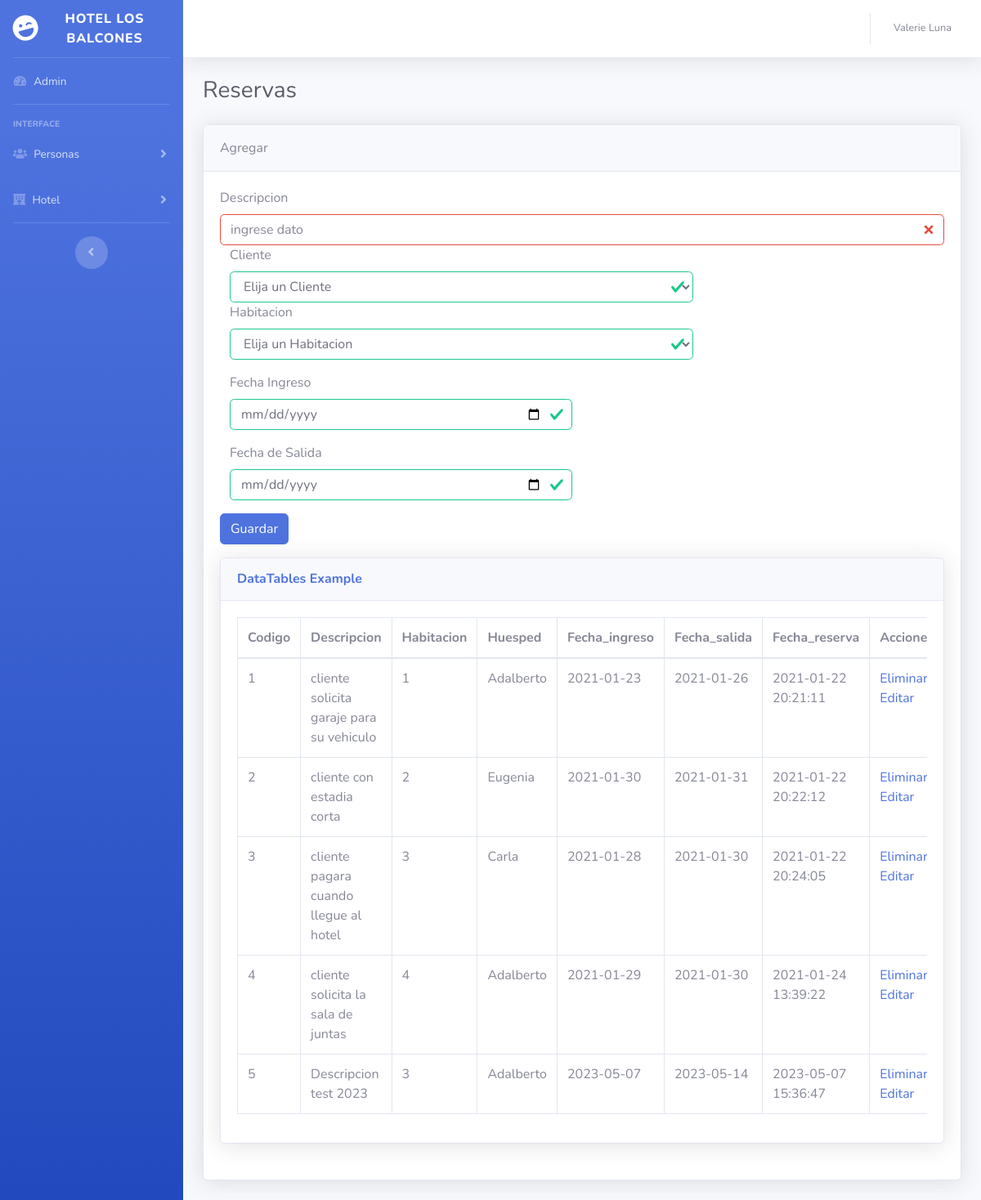
The page /presentacion/reservas.php on the database its author committed.
### tables this page shows
CREATE TABLE `reservas` (
  `id_reserva` int(11) NOT NULL,
  `id_habitacion` int(11) NOT NULL,
  `id_usuario` int(11) NOT NULL,
  `descripcion_reserva` text NOT NULL,
  `fecha_ingreso` date NOT NULL,
  `fecha_salida` date NOT NULL,
  `fecha_reserva` timestamp NOT NULL DEFAULT current_timestamp() ON UPDATE current_timestamp()
);

CREATE TABLE `habitaciones` (
  `id` int(11) NOT NULL,
  `nrohabitacion` int(11) NOT NULL,
  `estado` text DEFAULT NULL,
  `descripcion` text DEFAULT NULL,
  `fecha_h` timestamp NOT NULL DEFAULT current_timestamp() ON UPDATE current_timestamp(),
  `id_categoria` int(11) NOT NULL
);

CREATE TABLE `usuarios` (
  `id_u` int(11) NOT NULL,
  `nombre` text NOT NULL,
  `email` text NOT NULL,
  `ci` int(11) NOT NULL,
  `telefono` int(11) NOT NULL,
  `fecha` timestamp NOT NULL DEFAULT current_timestamp() ON UPDATE current_timestamp()
);

### datos/conexion.php (called while the page is built, shortened)
<?php
 class Conexion{
    private static $instance = null;
    private $pdo;
    private $driver='mysql';
    private $host='sql10.freemysqlhosting.net';
    private $user='sql10617482';
    private $pass='5XmCCvUppG';
    private $dbName='sql10617482';
    private function __construct(){
        try {
            $this->pdo = new PDO("{$this->driver}:host={$this->host};dbname={$this->dbName};",$this->user,$this->pass);
            $this->pdo->setAttribute(PDO::ATTR_ERRMODE,PDO::ERRMODE_EXCEPTION);
        } catch (PDOExceptio $e) {
            echo $e->getMessage();
        }
    }
    public static function getInstance(){
        if (!self::$instance) {
            self::$instance = new Conexion();
        }
        return self::$instance;
    }
    public function getConnection()
    {
      return $this->pdo;
    }
 }

### negocio/NReserva.php (called while the page is built, shortened)
<?php
    include_once('../datos/DReserva.php');
    class NReserva{
        private $reserva;
        public function __construct(){
            $this->reserva = new DReserva();
        }
        public function lista(){
            return $this->reserva->lista();
        }
    }
?>

### datos/DReserva.php (called while the page is built, shortened)
<?php
    include_once('conexion.php');
class DReserva{
    public $pdo;
 public function __construct(){
        $this->pdo = Conexion::getInstance()->getConnection();
   }
    public function lista(){
        try {
            $stm = $this->pdo->prepare("
            SELECT res.id_reserva,res.id_habitacion,res.id_usuario,res.descripcion_reserva,res.fecha_ingreso,res.fecha_salida,res.fecha_reserva,us.id_u,us.nombre,hab.nrohabitacion
            FROM  reservas res
            INNER JOIN usuarios us ON res.id_usuario=us.id_u
            INNER JOIN habitaciones hab ON res.id_habitacion=hab.id
            ORDER BY res.id_reserva
            ");
            $stm->execute(array());
            return $stm->fetchAll(PDO::FETCH_OBJ);
        } catch (PDOException $e) {
            echo $e->getMessage();
        }
    }
}

### presentacion/reservas.php (the view, shortened to what this page needs)
<?php
include_once('includes/header.php');
include_once('../negocio/NReserva.php');
$reservas = new NReserva;
?>
<div class="d-sm-flex align-items-center justify-content-between mb-4">
  <h1 class="h3 mb-0 text-gray-800">Reservas</h1>
</div>
<div class="card shadow mb-4">
  <div class="card-header py-3">
    Agregar
  </div>
  <div class="card-body">
    <form action="../negocio/NReserva.php" class="was-validated" method="POST" enctype="multipart/form-data">
      <div class="form-group">
        <label for="uname">Descripcion</label>
        <input type="text" class="form-control" id="descripcion" placeholder="ingrese dato" name="descripcion" required>
        <div class="form-group">
        <label for="estado" class="col-sm-2 control-label">Cliente</label>
        <div class="col-sm-8">
          <select class="form-control" name="usuario" id="usuario">
            <option value="">Elija un Cliente</option>
          </select>
        </div>
        <div class="form-group">
        <label for="estado" class="col-sm-2 control-label">Habitacion</label>
        <div class="col-sm-8">
          <select class="form-control" name="habitacion" id="habitacion">
            <option value="">Elija un Habitacion</option>
          </select>
        </div>
      </div>
      <div class="col-xs-12 col-sm-6">
								<div class="form-group label-floating">
									<label>Fecha Ingreso</label>
									<input pattern="[0-9+-/.]{1,15}" class="form-control" type="date" name="fechai" maxlength="15">
								</div>
			</div>
      <div class="col-xs-12 col-sm-6">
				<div class="form-group label-floating">
					<label>Fecha de Salida</label>
					<input pattern="[0-9+-/.]{1,15}" class="form-control" type="date" name="fechas" maxlength="15">
				</div>
			</div>
        <button type="submit" class="btn btn-primary">Guardar</button>
      </div>
  </div>
  </form>
  <div class="card shadow mb-4">
    <div class="card-header py-3">
      <h6 class="m-0 font-weight-bold text-primary">DataTables Example</h6>
    </div>
    <div class="card-body">
      <div class="table-responsive">
        <table class="table table-bordered" id="dataTable" width="100%" cellspacing="0">
          <thead>
            <tr>
              <th>Codigo</th>
              <th>Descripcion</th>
              <th>Habitacion</th>
              <th>Huesped</th>
              <th>Fecha_ingreso</th>
              <th>Fecha_salida</th>
              <th>Fecha_reserva</th>
              <th>Acciones</th>
            </tr>
          </thead>
          <tbody>
            <?php foreach ($reservas->lista() as $res) : ?>
              <tr>
                <td><?php echo $res->id_reserva?></td>
                <td><?php echo $res->descripcion_reserva?></td>
                <td><?php echo $res->nrohabitacion?></td>
                <td><?php echo $res->nombre?></td>
                <td><?php echo $res->fecha_ingreso?></td>
                <td><?php echo $res->fecha_salida?></td>
                <td><?php echo $res->fecha_reserva?></td>
                <td>
                  <a href="../negocio/NReserva.php?delete_id=<?php echo $res->id_reserva; ?>">Eliminar</a>
                  <a href="reservas_edit.php?id_edit=<?php echo $res->id_reserva; ?>">Editar</a>
                </td>
              </tr>
            <?php endforeach; ?>
          </tbody>
        </table>
      </div>
    </div>
  </div>
  <?php
  include_once('includes/footer.php');
  ?>

### rows shown on the page
reservas: id_reserva "1", descripcion_reserva "cliente solicita garaje para su vehiculo", id_habitacion.nrohabitacion "1", id_usuario.nombre "Adalberto", fecha_ingreso "2021-01-23", fecha_salida "2021-01-26", fecha_reserva "2021-01-22 20:21:11"
reservas: id_reserva "2", descripcion_reserva "cliente con estadia corta", id_habitacion.nrohabitacion "2", id_usuario.nombre "Eugenia", fecha_ingreso "2021-01-30", fecha_salida "2021-01-31", fecha_reserva "2021-01-22 20:22:12"
reservas: id_reserva "3", descripcion_reserva "cliente pagara cuando llegue al hotel", id_habitacion.nrohabitacion "3", id_usuario.nombre "Carla", fecha_ingreso "2021-01-28", fecha_salida "2021-01-30", fecha_reserva "2021-01-22 20:24:05"
reservas: id_reserva "4", descripcion_reserva "cliente solicita la sala de juntas", id_habitacion.nrohabitacion "4", id_usuario.nombre "Adalberto", fecha_ingreso "2021-01-29", fecha_salida "2021-01-30", fecha_reserva "2021-01-24 13:39:22"
reservas: id_reserva "5", descripcion_reserva "Descripcion test 2023", id_habitacion.nrohabitacion "3", id_usuario.nombre "Adalberto", fecha_ingreso "2023-05-07", fecha_salida "2023-05-14", fecha_reserva "2023-05-07 15:36:47"
